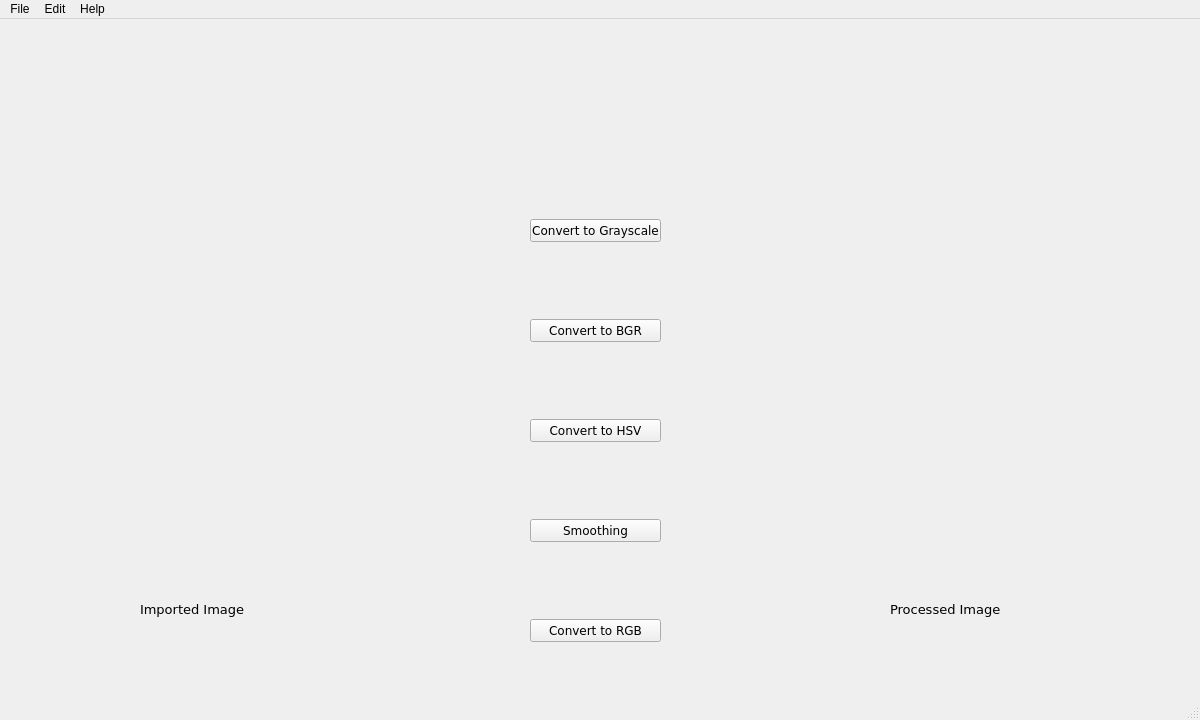
<?xml version="1.0" encoding="UTF-8"?>
<ui version="4.0">
 <class>MainWindow</class>
 <widget class="QMainWindow" name="MainWindow">
  <property name="windowModality">
   <enum>Qt::NonModal</enum>
  </property>
  <property name="enabled">
   <bool>true</bool>
  </property>
  <property name="geometry">
   <rect>
    <x>0</x>
    <y>0</y>
    <width>1200</width>
    <height>720</height>
   </rect>
  </property>
  <property name="mouseTracking">
   <bool>false</bool>
  </property>
  <property name="windowTitle">
   <string>MainWindow</string>
  </property>
  <widget class="QWidget" name="centralwidget">
   <widget class="QLabel" name="imported_label">
    <property name="geometry">
     <rect>
      <x>140</x>
      <y>580</y>
      <width>111</width>
      <height>20</height>
     </rect>
    </property>
    <property name="font">
     <font>
      <family>Verdana</family>
      <pointsize>10</pointsize>
     </font>
    </property>
    <property name="text">
     <string>Imported Image</string>
    </property>
   </widget>
   <widget class="QLabel" name="processed_label">
    <property name="geometry">
     <rect>
      <x>890</x>
      <y>580</y>
      <width>111</width>
      <height>20</height>
     </rect>
    </property>
    <property name="font">
     <font>
      <family>Verdana</family>
      <pointsize>10</pointsize>
     </font>
    </property>
    <property name="text">
     <string>Processed Image</string>
    </property>
   </widget>
   <widget class="QPushButton" name="toGrayscale">
    <property name="geometry">
     <rect>
      <x>530</x>
      <y>200</y>
      <width>131</width>
      <height>23</height>
     </rect>
    </property>
    <property name="font">
     <font>
      <family>Verdana</family>
     </font>
    </property>
    <property name="text">
     <string>Convert to Grayscale</string>
    </property>
   </widget>
   <widget class="QPushButton" name="toBGR">
    <property name="geometry">
     <rect>
      <x>530</x>
      <y>300</y>
      <width>131</width>
      <height>23</height>
     </rect>
    </property>
    <property name="font">
     <font>
      <family>Verdana</family>
     </font>
    </property>
    <property name="text">
     <string>Convert to BGR</string>
    </property>
   </widget>
   <widget class="QPushButton" name="toRGB">
    <property name="geometry">
     <rect>
      <x>530</x>
      <y>600</y>
      <width>131</width>
      <height>23</height>
     </rect>
    </property>
    <property name="font">
     <font>
      <family>Verdana</family>
     </font>
    </property>
    <property name="text">
     <string>Convert to RGB</string>
    </property>
   </widget>
   <widget class="QPushButton" name="toHSV">
    <property name="geometry">
     <rect>
      <x>530</x>
      <y>400</y>
      <width>131</width>
      <height>23</height>
     </rect>
    </property>
    <property name="font">
     <font>
      <family>Verdana</family>
     </font>
    </property>
    <property name="text">
     <string>Convert to HSV</string>
    </property>
   </widget>
   <widget class="QPushButton" name="toSmoothen">
    <property name="geometry">
     <rect>
      <x>530</x>
      <y>500</y>
      <width>131</width>
      <height>23</height>
     </rect>
    </property>
    <property name="font">
     <font>
      <family>Verdana</family>
     </font>
    </property>
    <property name="text">
     <string>Smoothing</string>
    </property>
   </widget>
   <widget class="QLabel" name="imported_image">
    <property name="geometry">
     <rect>
      <x>10</x>
      <y>80</y>
      <width>450</width>
      <height>500</height>
     </rect>
    </property>
    <property name="text">
     <string/>
    </property>
   </widget>
   <widget class="QLabel" name="processed_image">
    <property name="geometry">
     <rect>
      <x>710</x>
      <y>80</y>
      <width>450</width>
      <height>500</height>
     </rect>
    </property>
    <property name="text">
     <string/>
    </property>
   </widget>
  </widget>
  <widget class="QMenuBar" name="menubar">
   <property name="geometry">
    <rect>
     <x>0</x>
     <y>0</y>
     <width>1200</width>
     <height>21</height>
    </rect>
   </property>
   <widget class="QMenu" name="menuFile">
    <property name="title">
     <string>File</string>
    </property>
    <addaction name="actionOpen"/>
   </widget>
   <widget class="QMenu" name="menuEdit">
    <property name="title">
     <string>Edit</string>
    </property>
    <addaction name="actionSave_Image"/>
   </widget>
   <widget class="QMenu" name="menuHelp">
    <property name="title">
     <string>Help</string>
    </property>
   </widget>
   <addaction name="menuFile"/>
   <addaction name="menuEdit"/>
   <addaction name="menuHelp"/>
  </widget>
  <widget class="QStatusBar" name="statusbar"/>
  <action name="actionOpen">
   <property name="text">
    <string>Open</string>
   </property>
  </action>
  <action name="actionSave_Image">
   <property name="text">
    <string>Save Image</string>
   </property>
  </action>
 </widget>
 <resources/>
 <connections/>
</ui>
